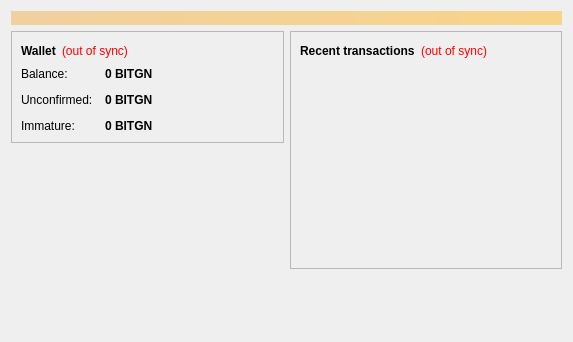
<?xml version="1.0" encoding="UTF-8"?>
<ui version="4.0">
 <class>OverviewPage</class>
 <widget class="QWidget" name="OverviewPage">
  <property name="geometry">
   <rect>
    <x>0</x>
    <y>0</y>
    <width>573</width>
    <height>342</height>
   </rect>
  </property>
  <property name="windowTitle">
   <string>Form</string>
  </property>
  <layout class="QVBoxLayout" name="topLayout">
   <item>
    <widget class="QLabel" name="labelAlerts">
     <property name="visible">
      <bool>false</bool>
     </property>
     <property name="styleSheet">
      <string notr="true">background-color: qlineargradient(x1: 0, y1: 0, x2: 1, y2: 0, stop:0 #F0D0A0, stop:1 #F8D488); color:#000000;</string>
     </property>
     <property name="wordWrap">
      <bool>true</bool>
     </property>
     <property name="margin">
      <number>3</number>
     </property>
    </widget>
   </item>
   <item>
    <layout class="QHBoxLayout" name="horizontalLayout" stretch="1,1">
     <item>
      <layout class="QVBoxLayout" name="verticalLayout_2">
       <item>
        <widget class="QFrame" name="frame">
         <property name="frameShape">
          <enum>QFrame::StyledPanel</enum>
         </property>
         <property name="frameShadow">
          <enum>QFrame::Raised</enum>
         </property>
         <layout class="QVBoxLayout" name="verticalLayout_4">
          <item>
           <layout class="QHBoxLayout" name="horizontalLayout_4">
            <item>
             <widget class="QLabel" name="label_5">
              <property name="font">
               <font>
                <weight>75</weight>
                <bold>true</bold>
               </font>
              </property>
              <property name="text">
               <string>Wallet</string>
              </property>
             </widget>
            </item>
            <item>
             <widget class="QLabel" name="labelWalletStatus">
              <property name="toolTip">
               <string>The displayed information may be out of date. Your wallet automatically synchronizes with the Bitgreencoin network after a connection is established, but this process has not completed yet.</string>
              </property>
              <property name="styleSheet">
               <string notr="true">QLabel { color: red; }</string>
              </property>
              <property name="text">
               <string notr="true">(out of sync)</string>
              </property>
              <property name="alignment">
               <set>Qt::AlignLeading|Qt::AlignLeft|Qt::AlignVCenter</set>
              </property>
             </widget>
            </item>
            <item>
             <spacer name="horizontalSpacer_2">
              <property name="orientation">
               <enum>Qt::Horizontal</enum>
              </property>
              <property name="sizeHint" stdset="0">
               <size>
                <width>40</width>
                <height>20</height>
               </size>
              </property>
             </spacer>
            </item>
           </layout>
          </item>
          <item>
           <layout class="QFormLayout" name="formLayout_2">
            <property name="fieldGrowthPolicy">
             <enum>QFormLayout::AllNonFixedFieldsGrow</enum>
            </property>
            <property name="horizontalSpacing">
             <number>12</number>
            </property>
            <property name="verticalSpacing">
             <number>12</number>
            </property>
            <item row="0" column="0">
             <widget class="QLabel" name="label">
              <property name="text">
               <string>Balance:</string>
              </property>
             </widget>
            </item>
            <item row="0" column="1">
             <widget class="QLabel" name="labelBalance">
              <property name="font">
               <font>
                <weight>75</weight>
                <bold>true</bold>
               </font>
              </property>
              <property name="cursor">
               <cursorShape>IBeamCursor</cursorShape>
              </property>
              <property name="toolTip">
               <string>Your current balance</string>
              </property>
              <property name="text">
               <string notr="true">0 BITGN</string>
              </property>
              <property name="textInteractionFlags">
               <set>Qt::LinksAccessibleByMouse|Qt::TextSelectableByKeyboard|Qt::TextSelectableByMouse</set>
              </property>
             </widget>
            </item>
            <item row="1" column="0">
             <widget class="QLabel" name="label_3">
              <property name="text">
               <string>Unconfirmed:</string>
              </property>
             </widget>
            </item>
            <item row="1" column="1">
             <widget class="QLabel" name="labelUnconfirmed">
              <property name="font">
               <font>
                <weight>75</weight>
                <bold>true</bold>
               </font>
              </property>
              <property name="cursor">
               <cursorShape>IBeamCursor</cursorShape>
              </property>
              <property name="toolTip">
               <string>Total of transactions that have yet to be confirmed, and do not yet count toward the current balance</string>
              </property>
              <property name="text">
               <string notr="true">0 BITGN</string>
              </property>
              <property name="textInteractionFlags">
               <set>Qt::LinksAccessibleByMouse|Qt::TextSelectableByKeyboard|Qt::TextSelectableByMouse</set>
              </property>
             </widget>
            </item>
            <item row="2" column="0">
             <widget class="QLabel" name="labelImmatureText">
              <property name="text">
               <string>Immature:</string>
              </property>
             </widget>
            </item>
            <item row="2" column="1">
             <widget class="QLabel" name="labelImmature">
              <property name="font">
               <font>
                <weight>75</weight>
                <bold>true</bold>
               </font>
              </property>
              <property name="toolTip">
               <string>Mined balance that has not yet matured</string>
              </property>
              <property name="text">
               <string notr="true">0 BITGN</string>
              </property>
              <property name="textInteractionFlags">
               <set>Qt::LinksAccessibleByMouse|Qt::TextSelectableByKeyboard|Qt::TextSelectableByMouse</set>
              </property>
             </widget>
            </item>
           </layout>
          </item>
         </layout>
        </widget>
       </item>
       <item>
        <spacer name="verticalSpacer">
         <property name="orientation">
          <enum>Qt::Vertical</enum>
         </property>
         <property name="sizeHint" stdset="0">
          <size>
           <width>20</width>
           <height>40</height>
          </size>
         </property>
        </spacer>
       </item>
      </layout>
     </item>
     <item>
      <layout class="QVBoxLayout" name="verticalLayout_3">
       <item>
        <widget class="QFrame" name="frame_2">
         <property name="frameShape">
          <enum>QFrame::StyledPanel</enum>
         </property>
         <property name="frameShadow">
          <enum>QFrame::Raised</enum>
         </property>
         <layout class="QVBoxLayout" name="verticalLayout">
          <item>
           <layout class="QHBoxLayout" name="horizontalLayout_2">
            <item>
             <widget class="QLabel" name="label_4">
              <property name="text">
               <string>&lt;b&gt;Recent transactions&lt;/b&gt;</string>
              </property>
             </widget>
            </item>
            <item>
             <widget class="QLabel" name="labelTransactionsStatus">
              <property name="toolTip">
               <string>The displayed information may be out of date. Your wallet automatically synchronizes with the Bitgreencoin network after a connection is established, but this process has not completed yet.</string>
              </property>
              <property name="styleSheet">
               <string notr="true">QLabel { color: red; }</string>
              </property>
              <property name="text">
               <string notr="true">(out of sync)</string>
              </property>
              <property name="alignment">
               <set>Qt::AlignRight|Qt::AlignTrailing|Qt::AlignVCenter</set>
              </property>
             </widget>
            </item>
            <item>
             <spacer name="horizontalSpacer">
              <property name="orientation">
               <enum>Qt::Horizontal</enum>
              </property>
              <property name="sizeHint" stdset="0">
               <size>
                <width>40</width>
                <height>20</height>
               </size>
              </property>
             </spacer>
            </item>
           </layout>
          </item>
          <item>
           <widget class="QListView" name="listTransactions">
            <property name="styleSheet">
             <string notr="true">QListView { background: transparent; }</string>
            </property>
            <property name="frameShape">
             <enum>QFrame::NoFrame</enum>
            </property>
            <property name="verticalScrollBarPolicy">
             <enum>Qt::ScrollBarAlwaysOff</enum>
            </property>
            <property name="horizontalScrollBarPolicy">
             <enum>Qt::ScrollBarAlwaysOff</enum>
            </property>
            <property name="selectionMode">
             <enum>QAbstractItemView::NoSelection</enum>
            </property>
           </widget>
          </item>
         </layout>
        </widget>
       </item>
       <item>
        <spacer name="verticalSpacer_2">
         <property name="orientation">
          <enum>Qt::Vertical</enum>
         </property>
         <property name="sizeHint" stdset="0">
          <size>
           <width>20</width>
           <height>40</height>
          </size>
         </property>
        </spacer>
       </item>
      </layout>
     </item>
    </layout>
   </item>
  </layout>
 </widget>
 <resources/>
 <connections/>
</ui>
